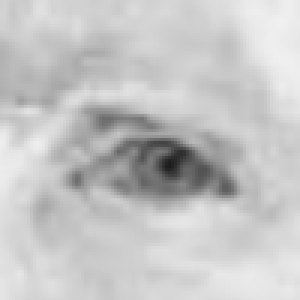
%> input picture Discussions/1004/patch.png, 100 x 100 px (shown 3 times larger)
$ octave hog_example.m   (GNU Octave 9; MATLAB toolbox functions it lacks are replaced by stand-ins)
%> lines starting %> are read from the running program, lines starting %| are printed output that depends on the picture
%
% EECS 442 Discussion
% Histogram of oriented gradients
%
% Siyuan Chen, 10/04/2017
%

Im = imread('patch.png');
%> Im is the input picture: size 100x100 uint8; min 29, max 240, mean 197.3
Im = im2double(Im);
%> Im: size 100x100 double
figure; imshow(Im);

nwin_x=4; %set here the number of HOG windows: 4*4
nwin_y=4;
Bin=8;    %set here the number of histogram bins: 8

[r,c]=size(Im); % r num of lines ; c num of columns
%> r = 100; c = 100
H=zeros(nwin_x*nwin_y*Bin,1); % descriptor with a size of 128*1
step_x=floor(c/nwin_x);  % window size
%> step_x = 25
step_y=floor(r/nwin_y);
%> step_y = 25

% calculate gradients(magnitude and angle)
% ^ y
% |
% |_____> x
%
hx = [1,0,-1];
hy = -hx';
grad_xr = conv2(Im,hx,'same');
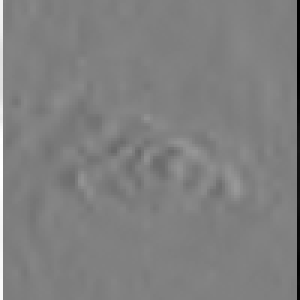
%> grad_xr: size 100x100 double (shown 3 times larger); min -0.933, max 0.925, mean 0.00039; drawn with min black and max white
grad_yu = conv2(Im,hy,'same');
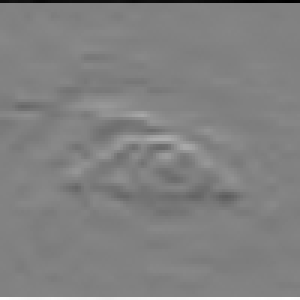
%> grad_yu: size 100x100 double (shown 3 times larger); min -0.933, max 0.902, mean -2.2e-05; drawn with min black and max white
angles=atan2(grad_yu,grad_xr);  % -pi~pi
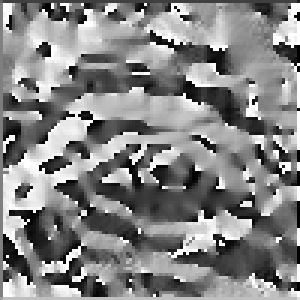
%> angles: size 100x100 double (shown 3 times larger); min -3.14, max 3.14, mean 0.121; drawn with min black and max white
magnit=((grad_yu.^2)+(grad_xr.^2)).^.5;
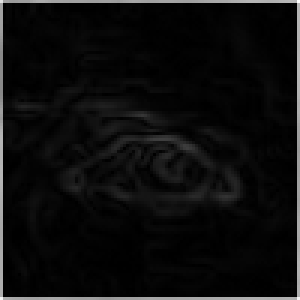
%> magnit: size 100x100 double (shown 3 times larger); min 0, max 1.3, mean 0.0669; drawn with min black and max white
figure; imagesc(magnit);
%> after `imagesc(magnit)`:
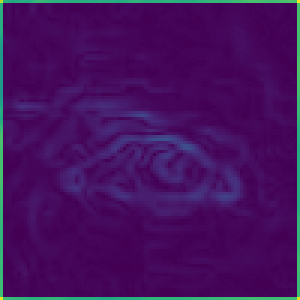
%> displayed picture: size 100x100x3, on the screen's scale of 0 to 255 (shown 3 times larger); mean R, G, B 69, 16.7, 94.1

cont=0; % count # of subregions
for n=0:nwin_y-1
    for m=0:nwin_x-1

        cont=cont+1;

        % get the magnitude and angles in the current window(subregion)
        angles2=angles(n*step_y+1:(n+1)*step_y , m*step_x+1:(m+1)*step_x); % 25*25
        magnit2=magnit(n*step_y+1:(n+1)*step_y , m*step_x+1:(m+1)*step_x); % 25*25
        v_angles=angles2(:); % column vector 625*1
        v_magnit=magnit2(:); % column vector 625*1

        % assembling the histogram with 8 bins; 45 degrees for every bin
        H2=zeros(Bin,1);
        for b = 1:Bin
            ang_upper = -pi + b*2*pi/Bin;
            ang_lower = -pi + (b-1)*2*pi/Bin;
            for k=1:size(v_angles,1)
                if v_angles(k)<ang_upper && v_angles(k)>=ang_lower
                    H2(b)=H2(b)+v_magnit(k);
                end
            end
        end

        H2=H2/(norm(H2)+0.01);
        H((cont-1)*Bin+1 : cont*Bin , 1)=H2;  % concatenate the histograms of every window
    end
end
%> after the loop, H = 128 values, max 0.946 at index 64, min 0.00719 at index 112, mean 0.252; H2 = [0.415; 0.0378; 0.182; 0.0445; 0.0274; 0.552; 0.532; 0.449]; cont = 16
